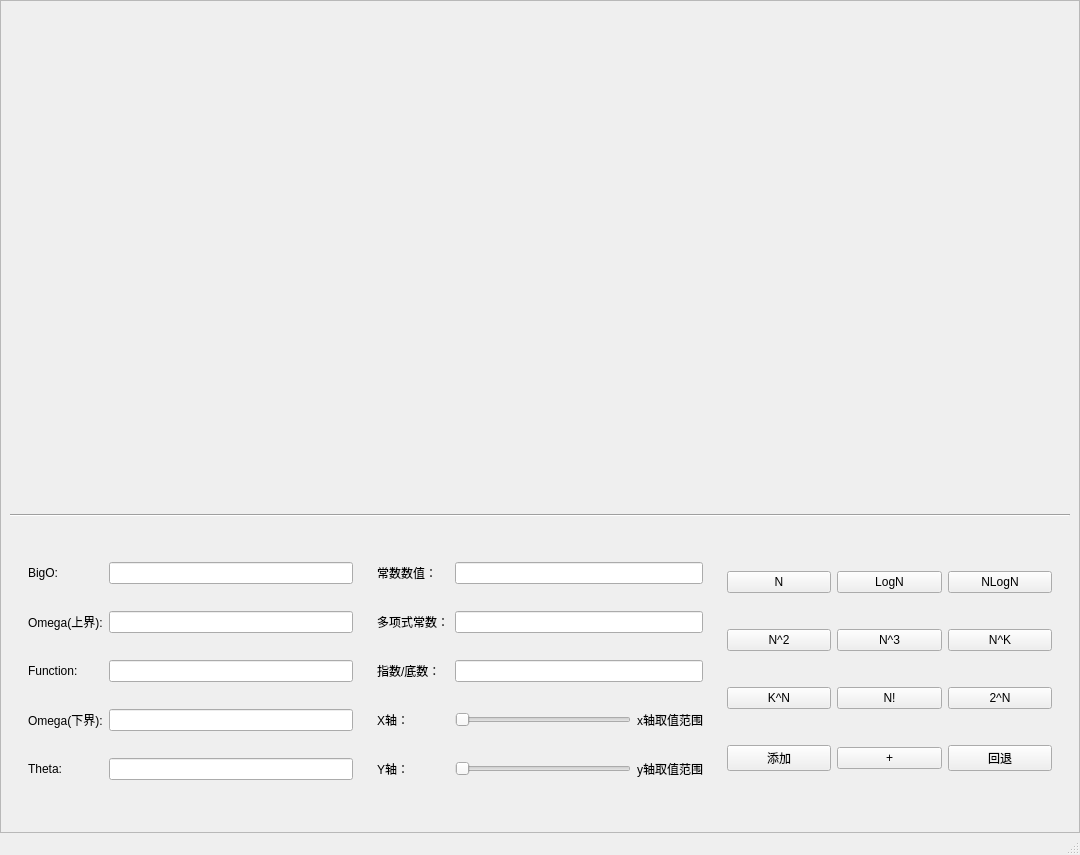
<?xml version="1.0" encoding="UTF-8"?>
<ui version="4.0">
 <class>TreeNotaion</class>
 <widget class="QMainWindow" name="TreeNotaion">
  <property name="geometry">
   <rect>
    <x>0</x>
    <y>0</y>
    <width>1080</width>
    <height>855</height>
   </rect>
  </property>
  <property name="windowTitle">
   <string>MainWindow</string>
  </property>
  <widget class="QWidget" name="centralwidget">
   <layout class="QHBoxLayout" name="horizontalLayout">
    <property name="spacing">
     <number>0</number>
    </property>
    <property name="leftMargin">
     <number>0</number>
    </property>
    <property name="topMargin">
     <number>0</number>
    </property>
    <property name="rightMargin">
     <number>0</number>
    </property>
    <property name="bottomMargin">
     <number>0</number>
    </property>
    <item>
     <widget class="QScrollArea" name="scrollArea">
      <property name="widgetResizable">
       <bool>true</bool>
      </property>
      <widget class="QWidget" name="scrollAreaWidgetContents">
       <property name="geometry">
        <rect>
         <x>0</x>
         <y>0</y>
         <width>1078</width>
         <height>802</height>
        </rect>
       </property>
       <layout class="QVBoxLayout" name="verticalLayout">
        <item>
         <widget class="QWidget" name="widget" native="true">
          <layout class="QHBoxLayout" name="horizontalLayout_2">
           <item>
            <layout class="QVBoxLayout" name="PlotLayout"/>
           </item>
          </layout>
         </widget>
        </item>
        <item>
         <widget class="Line" name="line">
          <property name="orientation">
           <enum>Qt::Horizontal</enum>
          </property>
         </widget>
        </item>
        <item>
         <widget class="QWidget" name="widget_2" native="true">
          <property name="maximumSize">
           <size>
            <width>16777215</width>
            <height>300</height>
           </size>
          </property>
          <layout class="QHBoxLayout" name="horizontalLayout_6">
           <item>
            <widget class="QWidget" name="widget_3" native="true">
             <property name="maximumSize">
              <size>
               <width>16777215</width>
               <height>1677215</height>
              </size>
             </property>
             <layout class="QGridLayout" name="gridLayout_3">
              <item row="4" column="1">
               <widget class="QLineEdit" name="ThetaDispalyer"/>
              </item>
              <item row="1" column="1">
               <widget class="QLineEdit" name="OmegaUp"/>
              </item>
              <item row="0" column="1">
               <widget class="QLineEdit" name="BigDispalyer">
                <property name="text">
                 <string/>
                </property>
               </widget>
              </item>
              <item row="4" column="0">
               <widget class="QLabel" name="label_3">
                <property name="text">
                 <string>Theta:</string>
                </property>
               </widget>
              </item>
              <item row="2" column="0">
               <widget class="QLabel" name="label_2">
                <property name="text">
                 <string>Function:</string>
                </property>
               </widget>
              </item>
              <item row="2" column="1">
               <widget class="QLineEdit" name="OmigaDispalyer">
                <property name="text">
                 <string/>
                </property>
               </widget>
              </item>
              <item row="1" column="0">
               <widget class="QLabel" name="label_11">
                <property name="text">
                 <string>Omega(上界):</string>
                </property>
               </widget>
              </item>
              <item row="0" column="0">
               <widget class="QLabel" name="label">
                <property name="text">
                 <string>BigO:</string>
                </property>
               </widget>
              </item>
              <item row="3" column="1">
               <widget class="QLineEdit" name="OmegaDown"/>
              </item>
              <item row="3" column="0">
               <widget class="QLabel" name="label_12">
                <property name="text">
                 <string>Omega(下界):</string>
                </property>
               </widget>
              </item>
             </layout>
            </widget>
           </item>
           <item>
            <widget class="QWidget" name="widget_4" native="true">
             <property name="sizePolicy">
              <sizepolicy hsizetype="Expanding" vsizetype="Expanding">
               <horstretch>0</horstretch>
               <verstretch>0</verstretch>
              </sizepolicy>
             </property>
             <layout class="QHBoxLayout" name="horizontalLayout_7">
              <item>
               <layout class="QGridLayout" name="gridLayout">
                <item row="5" column="0">
                 <widget class="QLabel" name="label_8">
                  <property name="text">
                   <string>Y轴：</string>
                  </property>
                 </widget>
                </item>
                <item row="4" column="0">
                 <widget class="QLabel" name="label_7">
                  <property name="text">
                   <string>X轴：</string>
                  </property>
                 </widget>
                </item>
                <item row="3" column="0">
                 <widget class="QLabel" name="label_6">
                  <property name="text">
                   <string>指数/底数：</string>
                  </property>
                 </widget>
                </item>
                <item row="0" column="1">
                 <widget class="QLineEdit" name="ConstantEditor"/>
                </item>
                <item row="2" column="0">
                 <widget class="QLabel" name="label_5">
                  <property name="text">
                   <string>多项式常数：</string>
                  </property>
                 </widget>
                </item>
                <item row="4" column="1">
                 <layout class="QHBoxLayout" name="horizontalLayout_3">
                  <item>
                   <widget class="QSlider" name="XSlider">
                    <property name="orientation">
                     <enum>Qt::Horizontal</enum>
                    </property>
                   </widget>
                  </item>
                  <item>
                   <widget class="QLabel" name="label_9">
                    <property name="sizePolicy">
                     <sizepolicy hsizetype="Minimum" vsizetype="Minimum">
                      <horstretch>0</horstretch>
                      <verstretch>0</verstretch>
                     </sizepolicy>
                    </property>
                    <property name="maximumSize">
                     <size>
                      <width>16777215</width>
                      <height>22</height>
                     </size>
                    </property>
                    <property name="text">
                     <string>x轴取值范围</string>
                    </property>
                    <property name="alignment">
                     <set>Qt::AlignCenter</set>
                    </property>
                   </widget>
                  </item>
                 </layout>
                </item>
                <item row="3" column="1">
                 <widget class="QLineEdit" name="ExpEditor"/>
                </item>
                <item row="5" column="1">
                 <layout class="QHBoxLayout" name="horizontalLayout_5">
                  <item>
                   <widget class="QSlider" name="YSlider">
                    <property name="orientation">
                     <enum>Qt::Horizontal</enum>
                    </property>
                   </widget>
                  </item>
                  <item>
                   <widget class="QLabel" name="label_10">
                    <property name="sizePolicy">
                     <sizepolicy hsizetype="Minimum" vsizetype="Minimum">
                      <horstretch>0</horstretch>
                      <verstretch>0</verstretch>
                     </sizepolicy>
                    </property>
                    <property name="maximumSize">
                     <size>
                      <width>16777215</width>
                      <height>22</height>
                     </size>
                    </property>
                    <property name="text">
                     <string>y轴取值范围</string>
                    </property>
                    <property name="alignment">
                     <set>Qt::AlignCenter</set>
                    </property>
                   </widget>
                  </item>
                 </layout>
                </item>
                <item row="2" column="1">
                 <widget class="QLineEdit" name="MultEditor"/>
                </item>
                <item row="0" column="0">
                 <widget class="QLabel" name="label_4">
                  <property name="text">
                   <string>常数数值：</string>
                  </property>
                 </widget>
                </item>
               </layout>
              </item>
             </layout>
            </widget>
           </item>
           <item>
            <widget class="QWidget" name="widget_5" native="true">
             <property name="sizePolicy">
              <sizepolicy hsizetype="Expanding" vsizetype="Preferred">
               <horstretch>0</horstretch>
               <verstretch>0</verstretch>
              </sizepolicy>
             </property>
             <layout class="QHBoxLayout" name="horizontalLayout_4">
              <item>
               <layout class="QGridLayout" name="gridLayout_2">
                <item row="0" column="0">
                 <widget class="QPushButton" name="N">
                  <property name="sizePolicy">
                   <sizepolicy hsizetype="Expanding" vsizetype="Fixed">
                    <horstretch>0</horstretch>
                    <verstretch>0</verstretch>
                   </sizepolicy>
                  </property>
                  <property name="text">
                   <string>N</string>
                  </property>
                 </widget>
                </item>
                <item row="0" column="1">
                 <widget class="QPushButton" name="LogN">
                  <property name="sizePolicy">
                   <sizepolicy hsizetype="Expanding" vsizetype="Fixed">
                    <horstretch>0</horstretch>
                    <verstretch>0</verstretch>
                   </sizepolicy>
                  </property>
                  <property name="text">
                   <string>LogN</string>
                  </property>
                 </widget>
                </item>
                <item row="0" column="2">
                 <widget class="QPushButton" name="Nlogn">
                  <property name="sizePolicy">
                   <sizepolicy hsizetype="Expanding" vsizetype="Fixed">
                    <horstretch>0</horstretch>
                    <verstretch>0</verstretch>
                   </sizepolicy>
                  </property>
                  <property name="text">
                   <string>NLogN</string>
                  </property>
                 </widget>
                </item>
                <item row="1" column="0">
                 <widget class="QPushButton" name="N2">
                  <property name="sizePolicy">
                   <sizepolicy hsizetype="Expanding" vsizetype="Fixed">
                    <horstretch>0</horstretch>
                    <verstretch>0</verstretch>
                   </sizepolicy>
                  </property>
                  <property name="text">
                   <string>N^2</string>
                  </property>
                 </widget>
                </item>
                <item row="1" column="1">
                 <widget class="QPushButton" name="N3">
                  <property name="sizePolicy">
                   <sizepolicy hsizetype="Expanding" vsizetype="Fixed">
                    <horstretch>0</horstretch>
                    <verstretch>0</verstretch>
                   </sizepolicy>
                  </property>
                  <property name="text">
                   <string>N^3</string>
                  </property>
                 </widget>
                </item>
                <item row="1" column="2">
                 <widget class="QPushButton" name="NK">
                  <property name="sizePolicy">
                   <sizepolicy hsizetype="Expanding" vsizetype="Fixed">
                    <horstretch>0</horstretch>
                    <verstretch>0</verstretch>
                   </sizepolicy>
                  </property>
                  <property name="minimumSize">
                   <size>
                    <width>94</width>
                    <height>0</height>
                   </size>
                  </property>
                  <property name="baseSize">
                   <size>
                    <width>93</width>
                    <height>0</height>
                   </size>
                  </property>
                  <property name="text">
                   <string>N^K</string>
                  </property>
                 </widget>
                </item>
                <item row="2" column="0">
                 <widget class="QPushButton" name="KN">
                  <property name="sizePolicy">
                   <sizepolicy hsizetype="Expanding" vsizetype="Fixed">
                    <horstretch>0</horstretch>
                    <verstretch>0</verstretch>
                   </sizepolicy>
                  </property>
                  <property name="minimumSize">
                   <size>
                    <width>93</width>
                    <height>0</height>
                   </size>
                  </property>
                  <property name="baseSize">
                   <size>
                    <width>93</width>
                    <height>0</height>
                   </size>
                  </property>
                  <property name="text">
                   <string>K^N</string>
                  </property>
                 </widget>
                </item>
                <item row="2" column="1">
                 <widget class="QPushButton" name="FN">
                  <property name="sizePolicy">
                   <sizepolicy hsizetype="Expanding" vsizetype="Fixed">
                    <horstretch>0</horstretch>
                    <verstretch>0</verstretch>
                   </sizepolicy>
                  </property>
                  <property name="minimumSize">
                   <size>
                    <width>94</width>
                    <height>0</height>
                   </size>
                  </property>
                  <property name="baseSize">
                   <size>
                    <width>93</width>
                    <height>0</height>
                   </size>
                  </property>
                  <property name="text">
                   <string>N!</string>
                  </property>
                 </widget>
                </item>
                <item row="2" column="2">
                 <widget class="QPushButton" name="TwoN">
                  <property name="sizePolicy">
                   <sizepolicy hsizetype="Expanding" vsizetype="Fixed">
                    <horstretch>0</horstretch>
                    <verstretch>0</verstretch>
                   </sizepolicy>
                  </property>
                  <property name="sizeIncrement">
                   <size>
                    <width>1</width>
                    <height>0</height>
                   </size>
                  </property>
                  <property name="text">
                   <string>2^N</string>
                  </property>
                 </widget>
                </item>
                <item row="3" column="0">
                 <widget class="QPushButton" name="Add">
                  <property name="text">
                   <string>添加</string>
                  </property>
                 </widget>
                </item>
                <item row="3" column="1">
                 <widget class="QPushButton" name="Plus">
                  <property name="sizePolicy">
                   <sizepolicy hsizetype="Expanding" vsizetype="Fixed">
                    <horstretch>0</horstretch>
                    <verstretch>0</verstretch>
                   </sizepolicy>
                  </property>
                  <property name="sizeIncrement">
                   <size>
                    <width>1</width>
                    <height>0</height>
                   </size>
                  </property>
                  <property name="text">
                   <string>+</string>
                  </property>
                 </widget>
                </item>
                <item row="3" column="2">
                 <widget class="QPushButton" name="remove">
                  <property name="text">
                   <string>回退</string>
                  </property>
                 </widget>
                </item>
               </layout>
              </item>
             </layout>
            </widget>
           </item>
          </layout>
         </widget>
        </item>
       </layout>
      </widget>
     </widget>
    </item>
   </layout>
  </widget>
  <widget class="QMenuBar" name="menubar">
   <property name="geometry">
    <rect>
     <x>0</x>
     <y>0</y>
     <width>1080</width>
     <height>26</height>
    </rect>
   </property>
  </widget>
  <widget class="QStatusBar" name="statusbar"/>
 </widget>
 <resources/>
 <connections/>
</ui>
